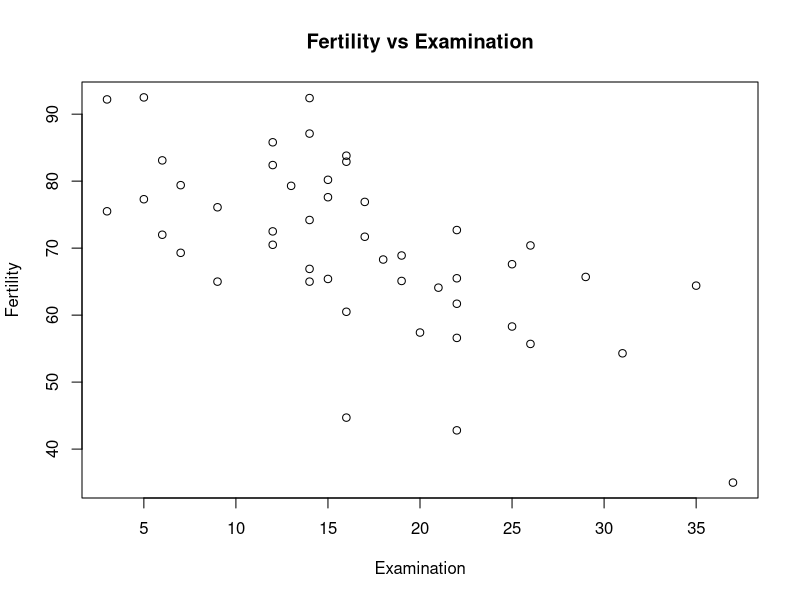
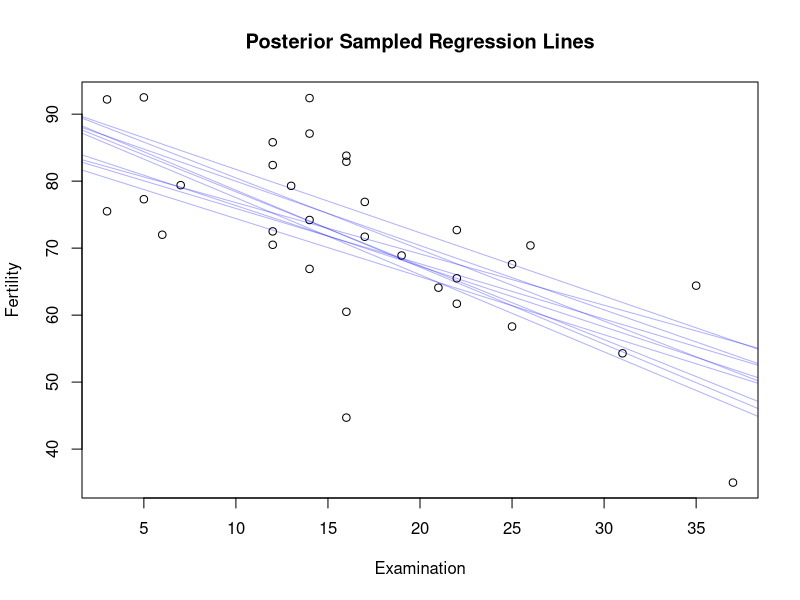
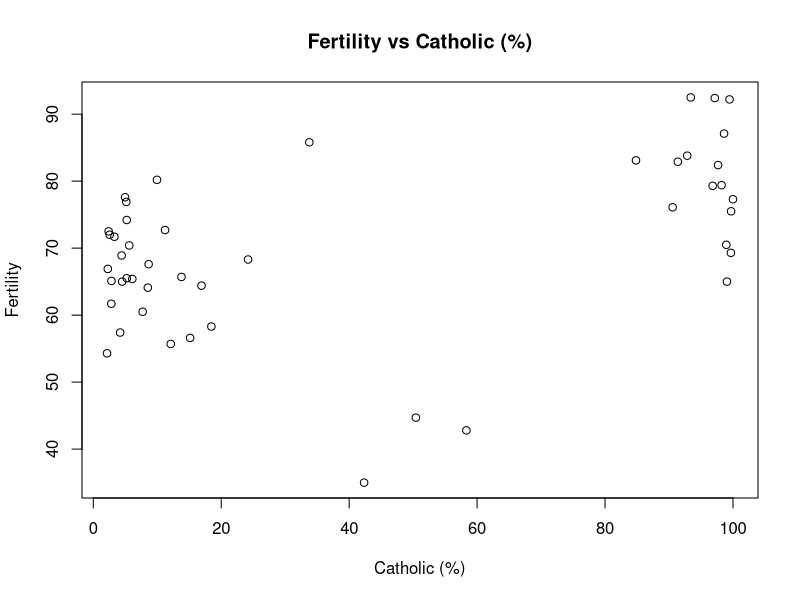
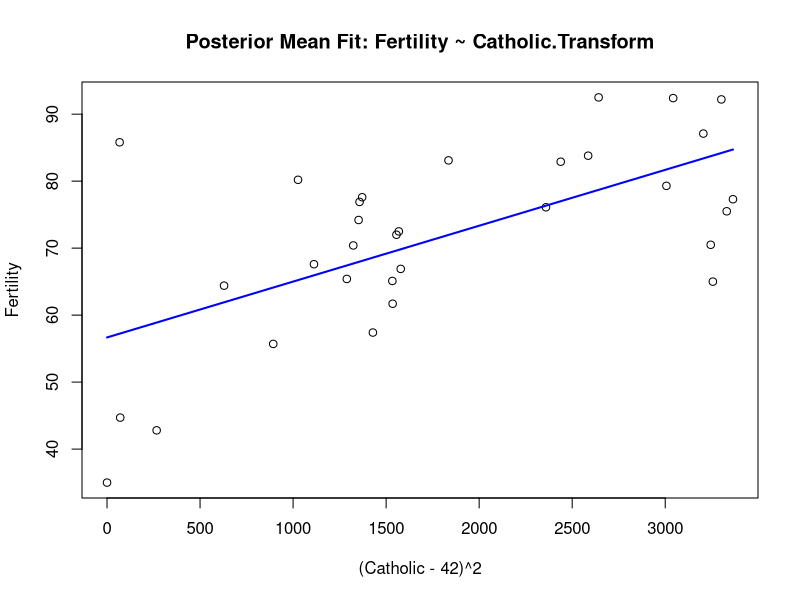
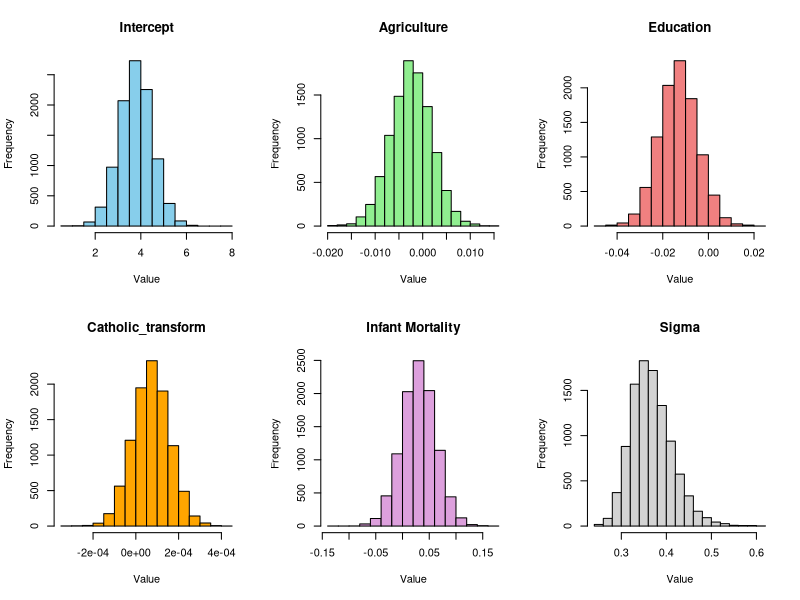
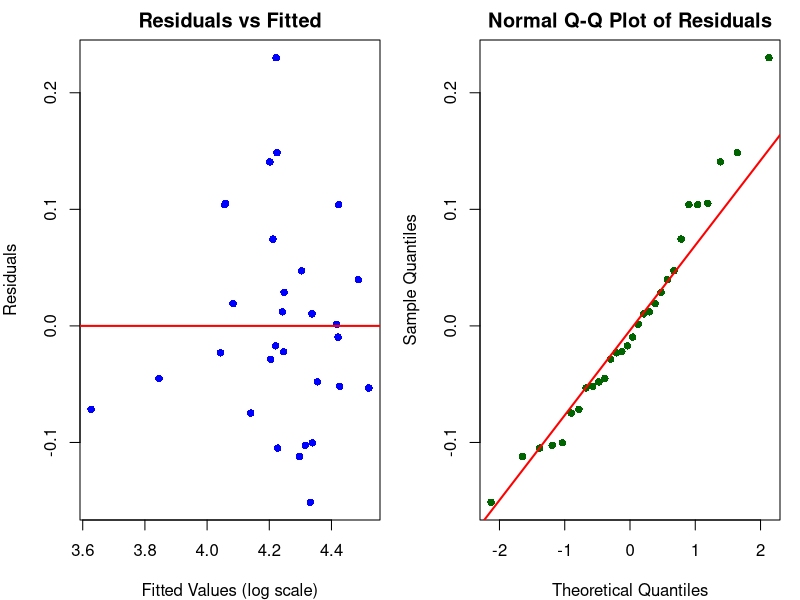
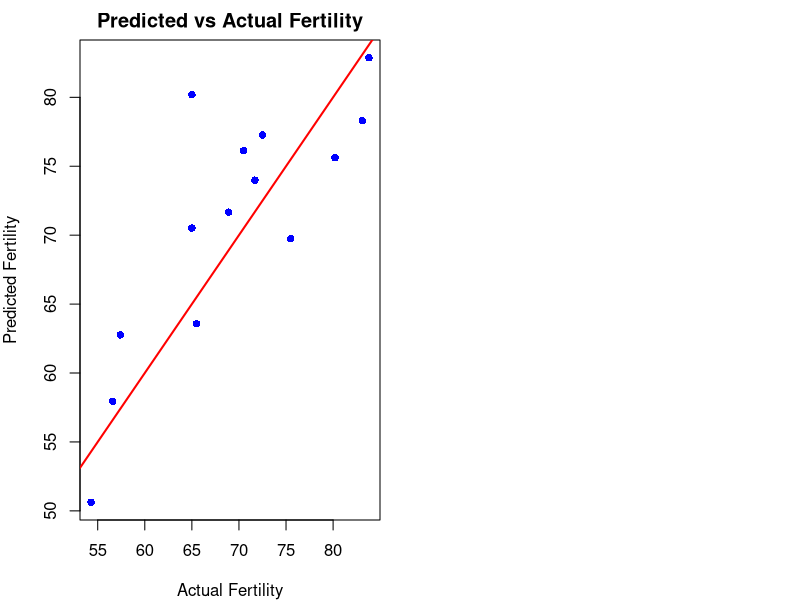

Recreate these plots in R, in order.
## ---- chunk 1
knitr::opts_chunk$set(message = FALSE, warning = FALSE, echo = FALSE)
## ---- chunk 2
# Load the Swiss dataset
data(swiss)
head(swiss)
## ---- chunk 3
# Scatter plot between Examination and Fertility
plot(swiss$Examination, swiss$Fertility,
     xlab = "Examination",
     ylab = "Fertility",
     main = "Fertility vs Examination")

# Calculate correlation
cor(swiss$Examination, swiss$Fertility)

## ---- chunk 4
set.seed(123)
n <- nrow(swiss)
train_indices <- sample(1:n, size = floor(0.7 * n))
train_data <- swiss[train_indices, ]
test_data <- swiss[-train_indices, ]

## ---- chunk 5
# Design matrix and response
X <- model.matrix(~ Examination, data = train_data)
y <- train_data$Fertility

# Prior parameters
p <- ncol(X)
V0 <- diag(100, p)        # Prior covariance (scaled identity)
b0 <- rep(0, p)           # Prior mean
a0 <- 2                   # IG shape
d0 <- 2                   # IG scale

# Posterior calculations
Vn <- solve(solve(V0) + t(X) %*% X)
bn <- Vn %*% (solve(V0) %*% b0 + t(X) %*% y)
an <- a0 + nrow(X)/2
dn <- d0 + 0.5 * (t(y) %*% y + t(b0) %*% solve(V0) %*% b0 - t(bn) %*% solve(Vn) %*% bn)

## ---- chunk 6
cat("Posterior of beta ~ N(bn, sigma^2 * Vn)\n")
cat("bn =", round(bn, 2), "\n")
cat("Vn =", round(Vn, 2), "\n")
cat("Posterior of sigma^2 ~ IG(", an, ",", dn, ")\n")
## ---- chunk 7
library(MASS) # for mvrnorm

# Scatter plot for background
plot(train_data$Examination, train_data$Fertility,
     xlab = "Examination",
     ylab = "Fertility",
     main = "Posterior Sampled Regression Lines")

# Sampling and plotting
set.seed(456)
for (i in 1:10) {
  sigma2_sample <- 1 / rgamma(1, shape = an, rate = dn)
  beta_sample <- mvrnorm(1, mu = bn, Sigma = sigma2_sample * Vn)
  
  # Regression line: y = beta0 + beta1 * x
  abline(a = beta_sample[1], b = beta_sample[2], col = rgb(0,0,1,alpha=0.3))
}
## ---- chunk 8
# Scatter plot
plot(swiss$Catholic, swiss$Fertility,
     xlab = "Catholic (%)",
     ylab = "Fertility",
     main = "Fertility vs Catholic (%)")
## ---- chunk 9
# Choose alpha = 42 based on data distribution
alpha <- 42
swiss$Catholic.Transform <- (swiss$Catholic - alpha)^2
## ---- chunk 10
set.seed(42)
n <- nrow(swiss)
train_indices <- sample(1:n, size = floor(0.7 * n))
train_data <- swiss[train_indices, ]
test_data <- swiss[-train_indices, ]

# Design matrix and response
X <- model.matrix(~ Catholic.Transform, data = train_data)
y <- train_data$Fertility

# Prior parameters
p <- ncol(X)
V0 <- diag(100, p)
b0 <- rep(0, p)
a0 <- 2
d0 <- 2

# Posterior calculations
Vn <- solve(solve(V0) + t(X) %*% X)
bn <- Vn %*% (solve(V0) %*% b0 + t(X) %*% y)
an <- a0 + nrow(X)/2
dn <- d0 + 0.5 * (t(y) %*% y + t(b0) %*% solve(V0) %*% b0 - t(bn) %*% solve(Vn) %*% bn)
## ---- chunk 11
cat("Posterior of beta ~ N(bn, sigma^2 * Vn)\n")
cat("bn =", round(bn, 2), "\n")
cat("Posterior of sigma^2 ~ IG(", an, ",", dn, ")\n")
## ---- chunk 12
# Use posterior mean (bn) for plotting
beta0_hat <- bn[1]
beta1_hat <- bn[2]

# Plot training data with fitted curve
plot(train_data$Catholic.Transform, train_data$Fertility,
     xlab = "(Catholic - 42)^2",
     ylab = "Fertility",
     main = "Posterior Mean Fit: Fertility ~ Catholic.Transform")

curve(beta0_hat + beta1_hat * x,
      col = "blue", lwd = 2, add = TRUE)
## ---- chunk 13
# install.packages("BayesFactor")  # run once if needed
library(BayesFactor)
## ---- chunk 14
# Create the transformed variable within the same data frame
alpha <- 42
swiss$Catholic.Transform <- (swiss$Catholic - alpha)^2

# Compute Bayes Factors using the same data frame
bf1 <- regressionBF(Fertility ~ Examination, data = swiss)
bf2 <- regressionBF(Fertility ~ Catholic.Transform, data = swiss)

# Compare the models
BF_12 <- bf1 / bf2

# Display result
BF_12
## ---- chunk 15
# Load required packages
library(MASS)

# Load and clean data
data(swiss)
swiss_clean <- swiss[!rownames(swiss) %in% c("Porrentruy", "Sierre", "Rive Gauche"), ]
swiss_clean$logFertility <- log(swiss_clean$Fertility)
swiss_clean$Catholic_transform <- (swiss_clean$Catholic - 42)^2

# Train/test split
set.seed(123)
train_idx <- sample(1:nrow(swiss_clean), size = 0.7 * nrow(swiss_clean), replace = FALSE)
train_data <- swiss_clean[train_idx, ]
test_data <- swiss_clean[-train_idx, ]
## ---- chunk 16
# Model matrix for training data using Catholic_transform
X <- model.matrix(logFertility ~ Agriculture + Education + Catholic_transform + Infant.Mortality, data = train_data)
y <- train_data$logFertility
n <- nrow(X)
p <- ncol(X)

# Priors
prior_beta_mean <- rep(0, p)
prior_beta_var <- 100
prior_sigma_shape <- 2
prior_sigma_scale <- 2

# Posterior calculations
post_beta_cov <- solve(t(X) %*% X + diag(1 / prior_beta_var, p))
post_beta_mean <- post_beta_cov %*% t(X) %*% y

SSR <- sum((y - X %*% post_beta_mean)^2)
post_sigma_shape <- prior_sigma_shape + n / 2
post_sigma_scale <- prior_sigma_scale + 0.5 * (SSR + t(post_beta_mean) %*% post_beta_mean / prior_beta_var)

# Sampling
n_samples <- 10000
sigma_samples <- sqrt(1 / rgamma(n_samples, shape = post_sigma_shape, rate = post_sigma_scale))
beta_samples <- matrix(NA, nrow = n_samples, ncol = p)

for (i in 1:n_samples) {
  beta_cov_i <- post_beta_cov * sigma_samples[i]^2
  beta_samples[i, ] <- MASS::mvrnorm(1, mu = post_beta_mean, Sigma = beta_cov_i)
}

colnames(beta_samples) <- colnames(X)
## ---- chunk 17
par(mfrow = c(2, 3))
hist(beta_samples[,1], main = "Intercept", col = "skyblue", xlab = "Value")
hist(beta_samples[,2], main = "Agriculture", col = "lightgreen", xlab = "Value")
hist(beta_samples[,3], main = "Education", col = "lightcoral", xlab = "Value")
hist(beta_samples[,4], main = "Catholic_transform", col = "orange", xlab = "Value")
hist(beta_samples[,5], main = "Infant Mortality", col = "plum", xlab = "Value")
hist(sigma_samples, main = "Sigma", col = "lightgrey", xlab = "Value")
## ---- chunk 18
round(colMeans(beta_samples), 4)
## ---- chunk 19
# Residuals diagnostics (log scale)
par(mfrow = c(1, 2), mar = c(4, 4, 2, 1))

fitted_log <- X %*% colMeans(beta_samples)
residuals_log <- y - fitted_log

# Residuals vs Fitted
plot(fitted_log, residuals_log,
     xlab = "Fitted Values (log scale)",
     ylab = "Residuals",
     main = "Residuals vs Fitted",
     pch = 16, col = "blue")
abline(h = 0, col = "red", lwd = 2)

# Q-Q Plot
qqnorm(residuals_log,
       main = "Normal Q-Q Plot of Residuals",
       col = "darkgreen", pch = 16)
qqline(residuals_log, col = "red", lwd = 2)
## ---- chunk 20
# Model matrix for test data with Catholic_transform
X_test <- model.matrix(logFertility ~ Agriculture + Education + Catholic_transform + Infant.Mortality, data = test_data)
pred_matrix <- matrix(NA, nrow = nrow(X_test), ncol = n_samples)

for (i in 1:n_samples) {
  pred_matrix[, i] <- X_test %*% beta_samples[i, ] + rnorm(nrow(X_test), 0, sigma_samples[i])
}

mean_log_preds <- rowMeans(pred_matrix)
predicted_fertility <- exp(mean_log_preds)

comparison <- data.frame(
  Actual = test_data$Fertility,
  Predicted = predicted_fertility,
  Residual = test_data$Fertility - predicted_fertility
)
## ---- chunk 21
rmse <- sqrt(mean(comparison$Residual^2))
cat("RMSE:", round(rmse, 2), "\n")

plot(comparison$Actual, comparison$Predicted,
     xlab = "Actual Fertility", ylab = "Predicted Fertility",
     main = "Predicted vs Actual Fertility",
     col = "blue", pch = 16)
abline(0, 1, col = "red", lwd = 2)
